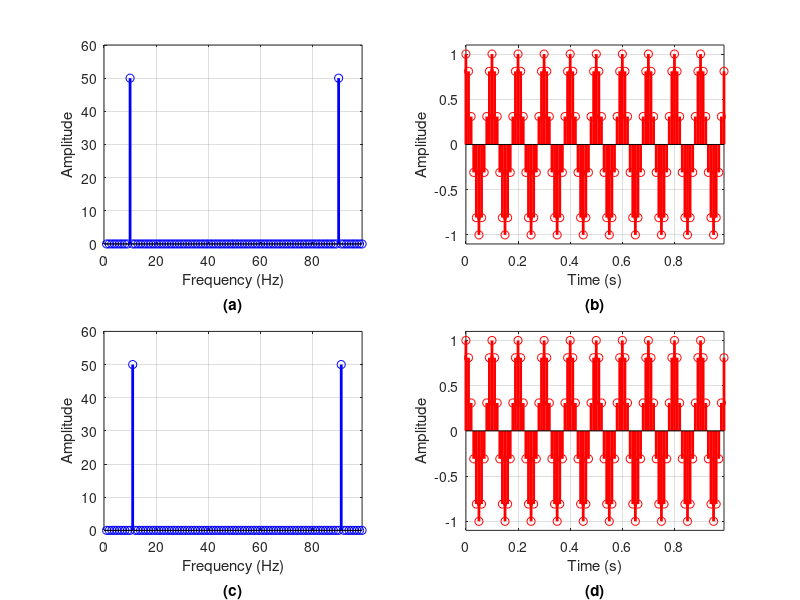

MATLAB code for this plot:
% HW08
% Q03

% -------------- reset --------------------
close all;
clear all;
clc;

% -------------- (a) ----------------------
funcx = @(t) cos(2*pi*10*t);

N = 100;
t = 0: 1: (N-1);
t= t/N;
t = t.';
x = funcx(t);

Wk = zeros(N,N);
for m=1: N
    for n = 1: N
        W = exp(-1j * 2*pi/N);
        Wk(m,n) = power(W, m*n);
    end
end

n=1:N;
n = n.';
Xk = Wk * x;


Wkinv = Wk';
xk = 1/N * Wkinv * Xk;

Xk_fft = fft(x);
xk_fft = ifft(Xk_fft);

f = figure(1);

% (a)
subplot(2,2,1)
stem(n,abs(Xk), 'b-','linewidth', 2)
xlabel('Frequency (Hz)')
ylabel('Amplitude')
xlim([0,N-1])
ylim([0, 60])
grid on
title("(a)", 'Units', 'normalized', 'Position', [0.5, -0.35, 0])

% (b)
subplot(2,2,2)
stem(t, real(xk), 'r-', 'linewidth', 2)
grid on
xlim([0,(N-1)/N])
ylim([-1.1,1.1])
xlabel('Time (s)')
ylabel('Amplitude')
title("(b)", 'Units', 'normalized', 'Position', [0.5, -0.35, 0])

% (c)
subplot(2,2,3)
stem(n,abs(Xk_fft), 'b-','linewidth', 2)
xlabel('Frequency (Hz)')
ylabel('Amplitude')
xlim([0,N-1])
ylim([0, 60])
grid on
title("(c)", 'Units', 'normalized', 'Position', [0.5, -0.35, 0])

% (d)
subplot(2,2,4)
stem(t, real(xk_fft), 'r-', 'linewidth', 2)
grid on
xlim([0,(N-1)/N])
ylim([-1.1,1.1])
xlabel('Time (s)')
ylabel('Amplitude')
title("(d)", 'Units', 'normalized', 'Position', [0.5, -0.35, 0])



saveas(f, 'hw08_3.eps', 'epsc');

